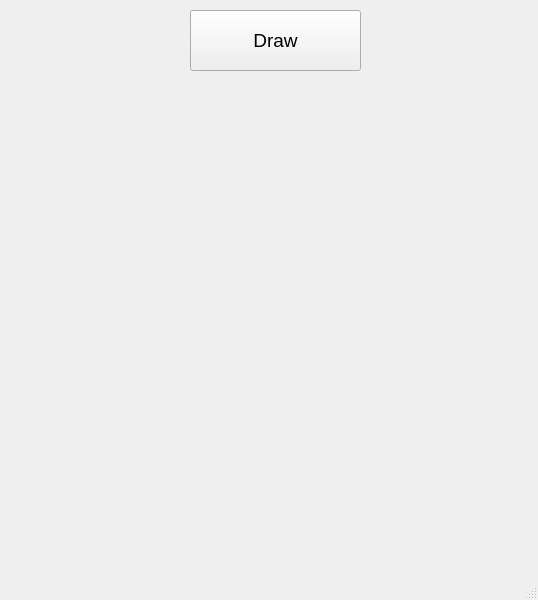
<?xml version="1.0" encoding="UTF-8"?>
<ui version="4.0">
 <class>MainWindow</class>
 <widget class="QMainWindow" name="MainWindow">
  <property name="geometry">
   <rect>
    <x>0</x>
    <y>0</y>
    <width>538</width>
    <height>600</height>
   </rect>
  </property>
  <property name="windowTitle">
   <string>MainWindow</string>
  </property>
  <widget class="QWidget" name="centralwidget">
   <widget class="QPushButton" name="btn">
    <property name="geometry">
     <rect>
      <x>190</x>
      <y>10</y>
      <width>171</width>
      <height>61</height>
     </rect>
    </property>
    <property name="font">
     <font>
      <pointsize>14</pointsize>
     </font>
    </property>
    <property name="text">
     <string>Draw</string>
    </property>
   </widget>
  </widget>
  <widget class="QMenuBar" name="menubar">
   <property name="geometry">
    <rect>
     <x>0</x>
     <y>0</y>
     <width>538</width>
     <height>21</height>
    </rect>
   </property>
  </widget>
  <widget class="QStatusBar" name="statusbar"/>
 </widget>
 <resources/>
 <connections/>
</ui>
